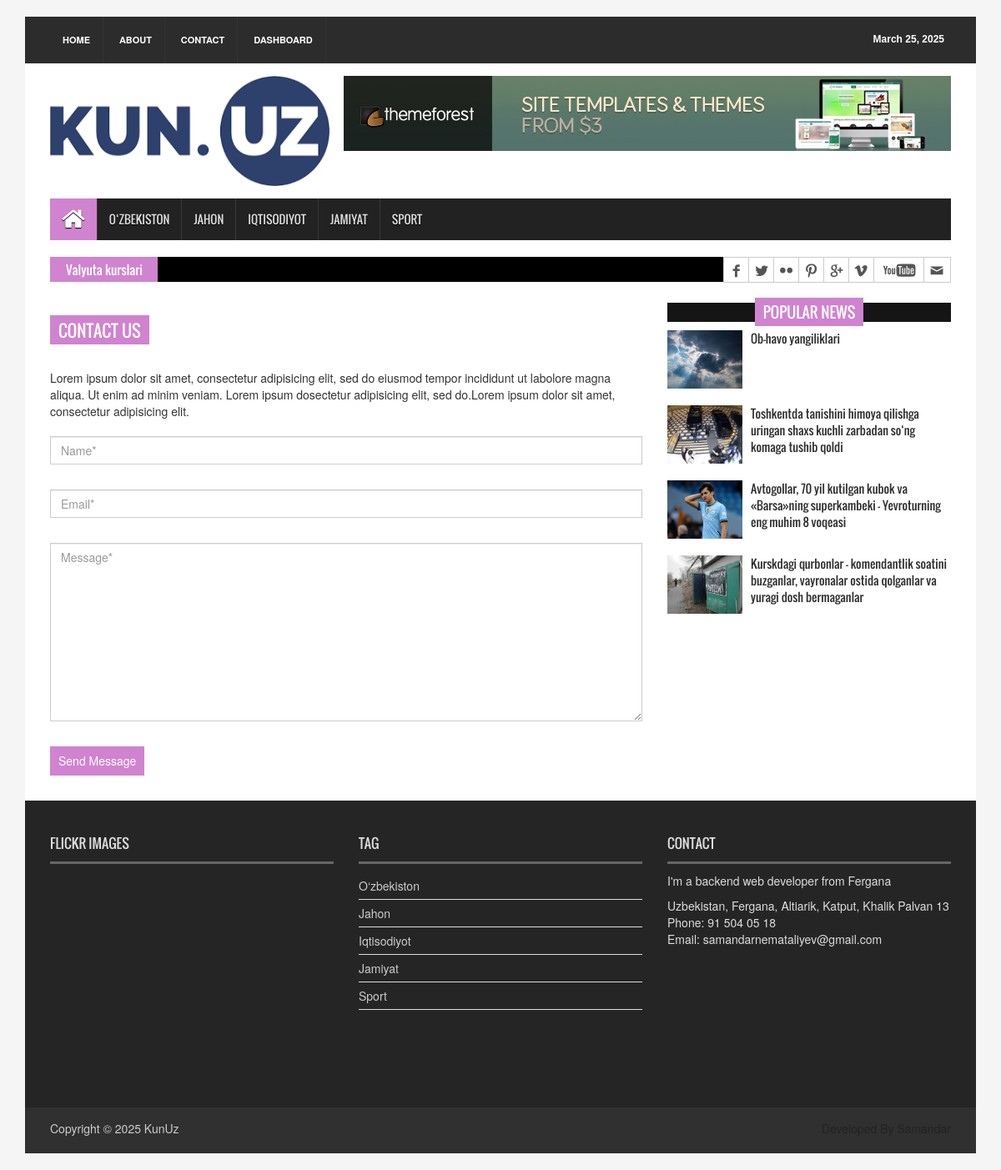
Page /contact/ on the committed database.
### news/models.py (models this page shows, shortened)
class Category(models.Model):
    name = models.CharField(max_length=200)
    is_active = models.BooleanField()
    class Meta:
        verbose_name = 'category'
        verbose_name_plural = 'categories'

class News(models.Model):
    title = models.CharField(max_length=300)
    short_desc = models.CharField(max_length=300)
    description = RichTextField()
    created_at = models.DateField(auto_now_add=True)
    views = models.PositiveIntegerField()
    category = models.ForeignKey(Category, on_delete=models.CASCADE)
    image = models.ImageField(upload_to='news_images/', blank=True, null=True)
    class Meta:
        ordering = ['-created_at']
        verbose_name = 'news'
        verbose_name_plural = 'news'

### news/views.py (the view, shortened to what this page needs)
# urls.py: path('contact/', contact, name='contact'),
def contact(request):
    context = {
        'news': get_news(),
        'popular': get_popular(),
        'latest_news': get_latest(),
        'ctgs': get_categories(),
        'date': get_date(),
    }
    return render(request, 'contact.html', context=context)

### news/views.py (called while the page is built)
def get_date():
    return datetime.date(datetime.today())

def get_categories():
    return Category.objects.all()

def get_news():
    return News.objects.all().order_by('-created_at')

def get_popular():
    return News.objects.all().order_by('-views')

def get_latest():
    return News.objects.all().order_by('-created_at')

### templates/contact.html (shortened to what this page needs)
{% load static %}
<!DOCTYPE html>
<html>
<head>
<link rel="stylesheet" type="text/css" href="{% static 'assets/css/bootstrap.min.css' %}">
<link rel="stylesheet" type="text/css" href="{% static 'assets/css/font-awesome.min.css' %}">
<link rel="stylesheet" type="text/css" href="{% static 'assets/css/animate.css' %}">
<link rel="stylesheet" type="text/css" href="{% static 'assets/css/font.css' %}">
<link rel="stylesheet" type="text/css" href="{% static 'assets/css/li-scroller.css' %}">
<link rel="stylesheet" type="text/css" href="{% static 'assets/css/slick.css' %}">
<link rel="stylesheet" type="text/css" href="{% static 'assets/css/jquery.fancybox.css' %}">
<link rel="stylesheet" type="text/css" href="{% static 'assets/css/theme.css' %}">
<link rel="stylesheet" type="text/css" href="{% static 'assets/css/style.css' %}">
</head>
<body>
<div class="container">
  <header id="header">
    <div class="row">
      <div class="col-lg-12 col-md-12 col-sm-12">
        <div class="header_top">
          <div class="header_top_left">
            <ul class="top_nav">
              <li><a href="{% url 'index' %}">Home</a></li>
              <li><a href="#">About</a></li>
              <li><a href="{% url 'contact' %}">Contact</a></li>
              <li><a href="{% url 'dashboard' %}">Dashboard</a></li>
            </ul>
          </div>
          <div class="header_top_right">
            <p>{{ date }}</p>
          </div>
        </div>
      </div>
      <div class="col-lg-12 col-md-12 col-sm-12">
        <div class="header_bottom">
          <div class="logo_area"><a href="{% url 'index' %}" class="logo"><img src="{% static 'images/kunuz_logo.jpg' %}" alt=""></a></div>
          <div class="add_banner"><a href="#"><img src="{% static 'images/addbanner_728x90_V1.jpg' %}" alt=""></a></div>
        </div>
      </div>
    </div>
  </header>
  <section id="navArea">
    <nav class="navbar navbar-inverse" role="navigation">
      <div id="navbar" class="navbar-collapse collapse">
        <ul class="nav navbar-nav main_nav">
          <li class="active"><a href="{% url 'index' %}"><span class="fa fa-home desktop-home"></span><span class="mobile-show">Home</span></a></li>
          {% for ctg in ctgs %}
            {% if ctg.is_active %}
              <li><a href="{% url 'category' ctg.id %}">{{ ctg.name }}</a></li>
            {% endif %}
          {% endfor %}
        </ul>
      </div>
    </nav>
  </section>
  <section id="newsSection">
    <div class="row">
      <div class="col-lg-12 col-md-12">
        <div class="latest_newsarea"> <span>Valyuta kurslari</span>
          <div class="social_area">
            <ul class="social_nav">
              <li class="facebook"><a href="#"></a></li>
              <li class="twitter"><a href="#"></a></li>
              <li class="flickr"><a href="#"></a></li>
              <li class="pinterest"><a href="#"></a></li>
              <li class="googleplus"><a href="#"></a></li>
              <li class="vimeo"><a href="#"></a></li>
              <li class="youtube"><a href="#"></a></li>
              <li class="mail"><a href="#"></a></li>
            </ul>
          </div>
        </div>
      </div>
    </div>
  </section>
  <section id="contentSection">
    <div class="row">
      <div class="col-lg-8 col-md-8 col-sm-8">
        <div class="left_content">
          <div class="contact_area">
            <h2>Contact Us</h2>
            <p>Lorem ipsum dolor sit amet, consectetur adipisicing elit, sed do eiusmod tempor incididunt ut labolore magna aliqua. Ut enim ad minim veniam. Lorem ipsum dosectetur adipisicing elit, sed do.Lorem ipsum dolor sit amet, consectetur adipisicing elit.</p>
            <form method="POST" class="contact_form">
              <input class="form-control" type="text" name="name" placeholder="Name*">
              <input class="form-control" type="email" name="email" placeholder="Email*">
              <textarea class="form-control" cols="30" name="message" rows="10" placeholder="Message*"></textarea>
              <input type="submit" value="Send Message">
            </form>
          </div>
        </div>
      </div>
      <div class="col-lg-4 col-md-4 col-sm-4">
        <aside class="right_content">
          <div class="single_sidebar">
            <h2 id="world"><span>Popular News</span></h2>
            <ul class="spost_nav">
              {% for new in popular %}
                {% if forloop.counter < 5 %}
                  <li>
                    <div class="media wow fadeInDown"> <a href="{% url 'detail'  new.id %}" class="media-left"> <img alt="" src="{{ new.image.url }}"> </a>
                      <div class="media-body"> <a href="{% url 'detail'  new.id %}" class="catg_title">{{ new.title }}</a> </div>
                    </div>
                  </li>
                {% endif %}
              {% endfor %}
            </ul>
          </div>
        </aside>
      </div>
    </div>
  </section>
  <footer id="footer">
    <div class="footer_top">
      <div class="row">
        <div class="col-lg-4 col-md-4 col-sm-4">
          <div class="footer_widget wow fadeInLeftBig">
            <h2>Flickr Images</h2>
          </div>
        </div>
        <div class="col-lg-4 col-md-4 col-sm-4">
          <div class="footer_widget wow fadeInDown">
            <h2>Tag</h2>
            <ul class="tag_nav">
              {% for ctg in ctgs %}
                {% if ctg.is_active %}
                  <li><a href="{% url 'category' ctg.id %}">{{ ctg.name }}</a></li>
                {% endif %}
              {% endfor %}
            </ul>
          </div>
        </div>
        <div class="col-lg-4 col-md-4 col-sm-4">
          <div class="footer_widget wow fadeInRightBig">
            <h2>Contact</h2>
            <p>I'm a backend web developer from Fergana</p>
            <address>
            Uzbekistan, Fergana, Altiarik, Katput, Khalik Palvan 13 <br> Phone: 91 504 05 18 <br> Email: samandarnemataliyev@gmail.com
            </address>
          </div>
        </div>
      </div>
    </div>
    <div class="footer_bottom">
      <p class="copyright">Copyright &copy; {{ date.year }} <a href="{% url 'index' %}">KunUz</a></p>
      <p class="developer">Developed By Samandar</p>
    </div>
  </footer>
</div>
</body>
</html>

### static/assets/css/theme.css (style rules this page uses)
.navbar-inverse .navbar-nav > .active > a, .navbar-inverse .navbar-nav > .active > a:hover, .navbar-inverse .navbar-nav > .active > a:focus { background-color:#d083cf }
.latest_newsarea span { background:none repeat scroll 0 0 #d083cf }
.single_sidebar > h2 span { background:none repeat scroll 0 0 #d083cf }
.contact_area > h2 { background-color:#d083cf }
.contact_form input[type="submit"] { background-color:#d083cf }

### rows in the picture
Category: name "O‘ZBEKISTON", name "O‘zbekiston"
Category: name "JAHON", name "Jahon"
Category: name "IQTISODIYOT", name "Iqtisodiyot"
Category: name "JAMIYAT", name "Jamiyat"
Category: name "SPORT", name "Sport"
News: image (picture), title "Ob-havo yangiliklari"
News: image (picture), title "Toshkentda tanishini himoya qilishga uringan shaxs kuchli zarbadan so‘ng komaga tushib qoldi"
News: image (picture), title "Avtogollar, 70 yil kutilgan kubok va «Barsa»ning superkambeki – Yevroturning eng muhim 8 voqeasi"
News: image (picture), title "Kurskdagi qurbonlar - komendantlik soatini buzganlar, vayronalar ostida qolganlar va yuragi dosh bermaganlar"

### other values in the picture
{{ date }} "March 25, 2025"
{{ date.year }} "2025"
